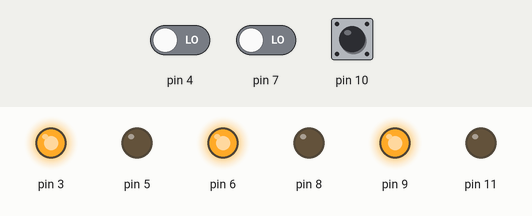
Simulated run of this sketch. Board: Arduino Uno, built with avr-gcc and run on an emulated ATmega328P. Shown: output pins drawn as LEDs (lit = HIGH). The test bench sets the inputs (shaded band); at power-on: pin 4 LOW, pin 7 LOW, pin 10 HIGH.

Above: at 1.2 s.
1.3 s: pin 4 driven HIGH
At 1.6 s:
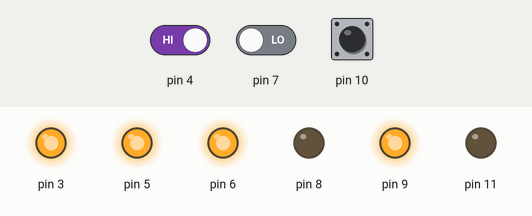
2.8 s: pin 7 driven HIGH
At 4.0 s:
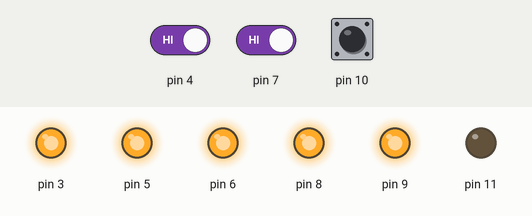
4.3 s: pin 10 pulled LOW for 0.15 s
At 4.37 s:
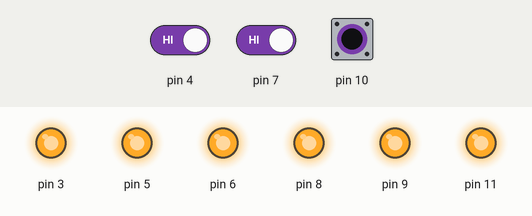
5.9 s: pin 4 driven LOW
At 6.3 s:
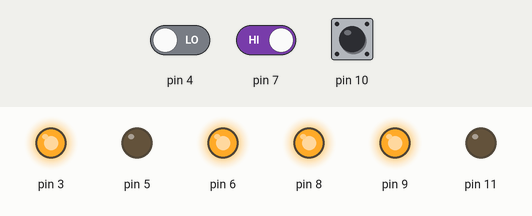
7.4 s: pin 10 pulled LOW for 1 s
At 8.2 s:
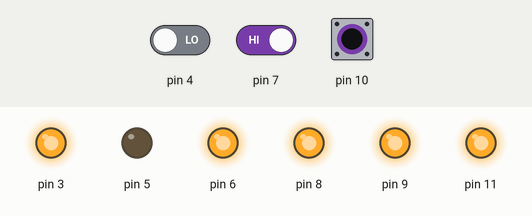
9.9 s: pin 10 pulled LOW for 3.2 s
At 14.2 s:
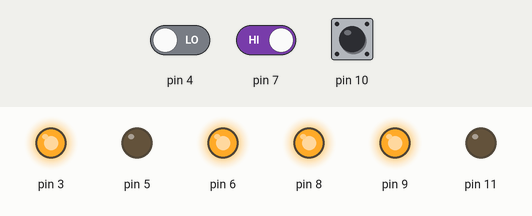
Timing chart, 0 to 15.6 s (numbered marks = the images above; inputs shaded):
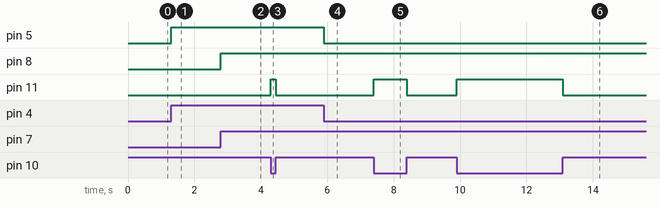

Measured:
- after the input at 1.3 s, pin 5: LOW → HIGH at once
- after the input at 2.8 s, pin 8: LOW → HIGH at once
- after the input at 4.3 s, pin 11: LOW → HIGH at once, → LOW 0.15 s later
- after the input at 5.9 s, pin 5: HIGH → LOW at once
- after the input at 7.4 s, pin 11: LOW → HIGH at once, → LOW 1.0 s later
- after the input at 9.9 s, pin 11: LOW → HIGH at once, → LOW 3.2 s later

The sketch:

buttonLesson.ino
```cpp
void setup() {
  // put your setup code here, to run once:
  // this is very simple code to test inputs and outputs
  pinMode(3, OUTPUT);
  pinMode(4, INPUT);
  pinMode(5, OUTPUT);
  pinMode(6, OUTPUT);
  pinMode(7, INPUT);
  pinMode(8, OUTPUT);
  pinMode(9, OUTPUT);
  pinMode(10, INPUT_PULLUP);
  pinMode(11, OUTPUT);
  digitalWrite(3, HIGH);
  digitalWrite(6, HIGH);
  digitalWrite(9, HIGH);
  Serial.begin(9600);

}

void loop() {
  // just to test different button configurations
  if (digitalRead(4) == HIGH) { // simple pull down
    digitalWrite(5, HIGH);
  } else {
    digitalWrite(5, LOW);
  }
  if (digitalRead(7) == HIGH) { // simple pull up
    digitalWrite(8, HIGH);
  } else {
    digitalWrite(8, LOW);
  }
  if (digitalRead(10) == LOW) { // inverted more complicated pull up
    digitalWrite(11, HIGH);
  } else {
    digitalWrite(11, LOW);
  }
}
```
